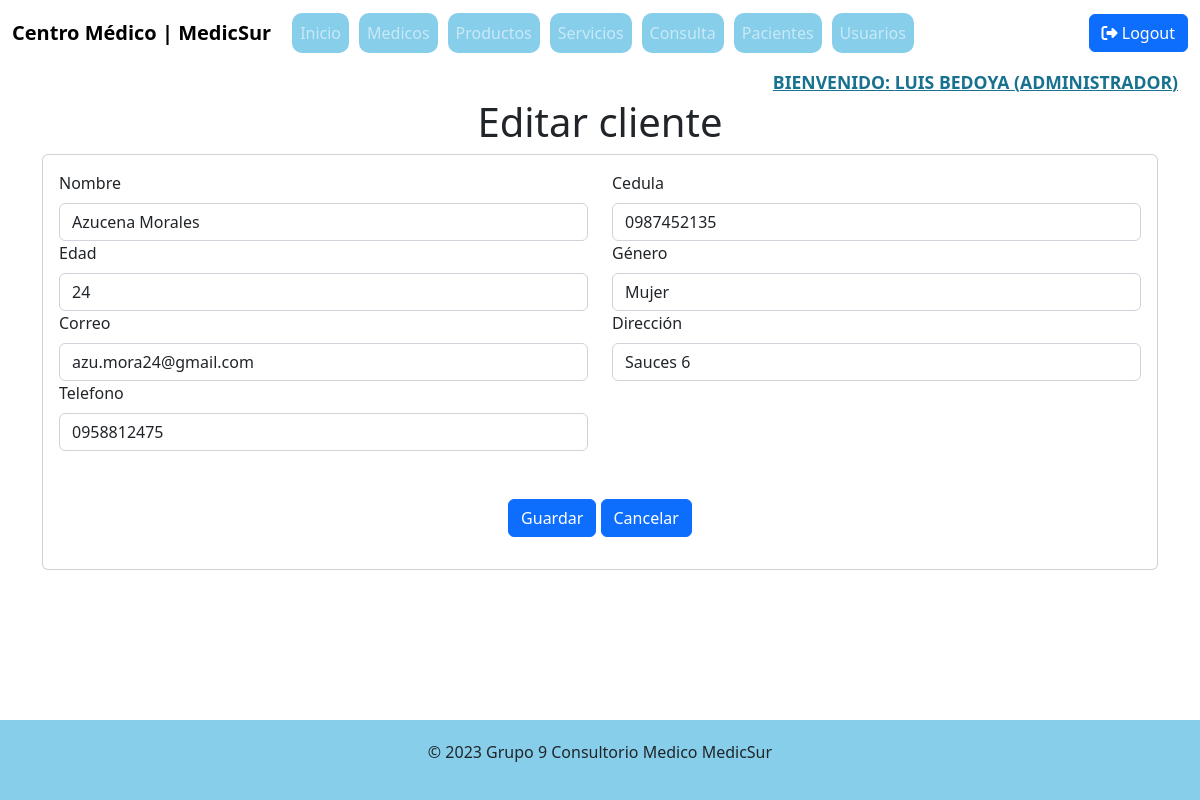
Screenshot of /index.php?c=cliente&f=view_edit&id=2 (signed in) with the database file from the repository.
### tables this page shows
CREATE TABLE `pacientes` (
  `idPaciente` int(4) NOT NULL,
  `nombre` varchar(150) NOT NULL,
  `cedula` varchar(10) NOT NULL,
  `edad` varchar(3) NOT NULL,
  `genero` varchar(10) NOT NULL,
  `correo` varchar(100) NOT NULL,
  `direccion` varchar(20) NOT NULL,
  `telefono` varchar(80) NOT NULL
);

### controller/ClienteController.php (called while the page is built, shortened)
<?php
require_once 'model/dao/ClienteDAO.php';
class ClienteController
{
    private $model;
    public function __construct()
    {
        $this->model = new ClienteDAO();
    }
    public function view_edit()
    {
    $cli = new Cliente();
    if (isset($_REQUEST['id'])) {
        $cli = $this->model->selectOne($_REQUEST['id']);
    }
    require_once V_CLIENTE . 'cliente.edit.php';
    }
}
?>

### index.php (called while the page is built, shortened)
<?php
    $front = new FrontController();
    $front->ruteo();
?>

### config/Conexion.php (called while the page is built, shortened)
<?php
class Conexion{
    public static function getConexion(){
        $con = 'mysql:host=localhost;port=3306;dbname=' . DBNAME;
        $conexion = null;
        try{
            $conexion = new PDO($con, DBUSER,DBPASSWORD);
            $conexion -> setAttribute(PDO::ATTR_ERRMODE, PDO::ERRMODE_EXCEPTION);
        } catch(Exception $ex){
            echo $ex;
            die("Error " . $ex->getMessage());
        }
        return $conexion;
    }
}
?>

### model/dao/ClienteDAO.php (called while the page is built, shortened)
<?php
    require_once 'config/Conexion.php';
    class ClienteDAO
    {
        private $con;
        public function __construct()
        {
            $this->con = Conexion::getConexion();
        }
        public function selectOne($id)
        {
            $sql = "SELECT * FROM pacientes where idPaciente=:id";
            $stmt = $this->con->prepare($sql);
            $data = ['id' => $id];
            $stmt->execute($data);
            $cliente = $stmt->fetch(PDO::FETCH_ASSOC);
            return $cliente;
        }
    }
?>

### view/Cliente/cliente.edit.php (the view, shortened to what this page needs)
<div class="container">
    <div class="card">
        <div class="card-body">
            <form action="index.php?c=cliente&f=edit" method="POST">
                <div class="row">
                    <div class="col-lg-6">
                        <label for="nombre" class="form-label">Nombre</label>
                        <input type="text" class="form-control" name="nombre" id="nombre" value="<?php echo $cli['nombre']; ?>">
                    </div>
                    <div class="col-lg-6">
                        <label for="cedula" class="form-label">Cedula</label>
                        <input type="text" class="form-control" name="cedula" id="cedula" value="<?php echo $cli['cedula']; ?>">
                    </div>
                    <div class="col-lg-6">
                        <label for="edad" class="form-label">Edad</label>
                        <input type="text" class="form-control" name="edad" id="edad" value="<?php echo $cli['edad']; ?>">
                    </div>
                    <div class="col-lg-6">
                        <label for="genero" class="form-label">Género</label>
                        <input type="text" class="form-control" name="genero" id="genero" value="<?php echo $cli['genero']; ?>">
                    </div>
                    <div class="col-lg-6">
                        <label for="correo" class="form-label">Correo</label>
                        <input type="text" class="form-control" name="correo" id="correo" value="<?php echo $cli['correo']; ?>">
                    </div>
                    <div class="col-lg-6">
                        <label for="direccion" class="form-label">Dirección</label>
                        <input type="text" class="form-control" name="direccion" id="direccion" value="<?php echo $cli['direccion']; ?>">
                    </div>
                    <div class="col-lg-6">
                        <label for="telefono" class="form-label">Telefono</label>
                        <input type="text" class="form-control" name="telefono" id="telefono" value="<?php echo $cli['telefono']; ?>">
                    </div>
                    <div class="text-center mt-5">
                        <button type="submit" class="btn btn-primary">Guardar</button>
                        <a href="index.php?c=cliente&f=index" class="btn btn-primary">Cancelar</a>
                    </div>
                </div>
            </form>
        </div>
    </div>
</div>
<!DOCTYPE html>
<html lang="en">
    <html meta="utf-8">
        <head>
        </head>
</html>

### rows the page displays
pacientes: nombre "Azucena Morales", cedula "0987452135", edad "24", genero "Mujer", correo "azu.mora24@gmail.com", direccion "Sauces 6", telefono "0958812475"

### other values shown
$nombre "LUIS"
$apellido "BEDOYA"
$rol "ADMINISTRADOR"
$titulo "Editar cliente"
